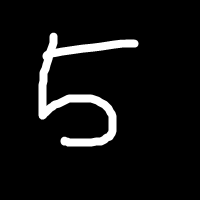
#> input picture python/day12(ml)/test_img.png, 200 x 200 px
$ jupyter execute --allow-errors '01_mnist예제1_결석.ipynb'
#> lines starting #> are read from the running program, lines starting #| are printed output that depends on the picture
[cell 1]
# !pip install opencv-python

[cell 2]
import os
# mnist 이미지를 저장할 폴더를 생성
os.makedirs('mnist_images', exist_ok=True)

[cell 3]
# mnist에서 제공하는 숫자 이미지를 다운로드
from sklearn.datasets import fetch_openml

# 데이터 로드. 숫자 이미지를 훈련 6만, 테스트 1만을 제공
#> (the rest of this cell did not finish here and is left out)

[cell 4]
# 이미지 다운로드 # 꼭 필요한 코드는 아님. 생략 가능함
# 우리가 학습하는 이미지가 어떤 형태의 이미지인지 확인하기 위해 받음
import numpy as np
import cv2
#> (the rest of this cell did not finish here and is left out)

#> (a cell that did not finish here is left out)

[cell 6]
# 훈련, 테스트 분리
from sklearn.model_selection import train_test_split
#> (the rest of this cell did not finish here and is left out)

[cell 7]
from sklearn.svm import SVC
# 800개 데이터 학습
model = SVC(kernel='rbf', C=1.0)
#> (the rest of this cell did not finish here and is left out)

#> (a cell that did not finish here is left out)

#> (a cell that did not finish here is left out)

#> (a cell that did not finish here is left out)

#> (a cell that did not finish here is left out)

[cell 12]
# 이미지 불러오기
test_img = cv2.imread('test_img.png', cv2.IMREAD_GRAYSCALE)
#> test_img is the input picture: shape (200, 200); min 0, max 255, mean 16.4
# 이미지 형태를 변환 => 1차 행렬
test_img = cv2.resize(test_img, (28, 28))
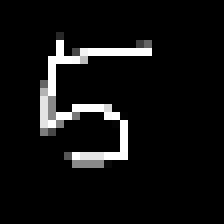
#> test_img: shape (28, 28) (shown 8 times larger); min 0, max 255, mean 16.9
test_data = test_img.flatten().reshape(1, -1)

test_data
